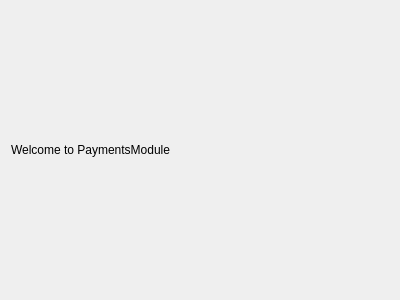
<?xml version="1.0" encoding="UTF-8"?>
<ui version="4.0">
 <class>PaymentsModule</class>
 <widget class="QWidget" name="paymentsWidget">
  <property name="geometry">
   <rect>
    <x>0</x>
    <y>0</y>
    <width>400</width>
    <height>300</height>
   </rect>
  </property>
  <property name="windowTitle">
   <string>PaymentsModule</string>
  </property>
  <layout class="QVBoxLayout" name="verticalLayout">
   <item>
    <widget class="QLabel" name="label">
     <property name="text">
      <string>Welcome to PaymentsModule</string>
     </property>
    </widget>
   </item>
  </layout>
 </widget>
 <resources/>
 <connections/>
</ui>
